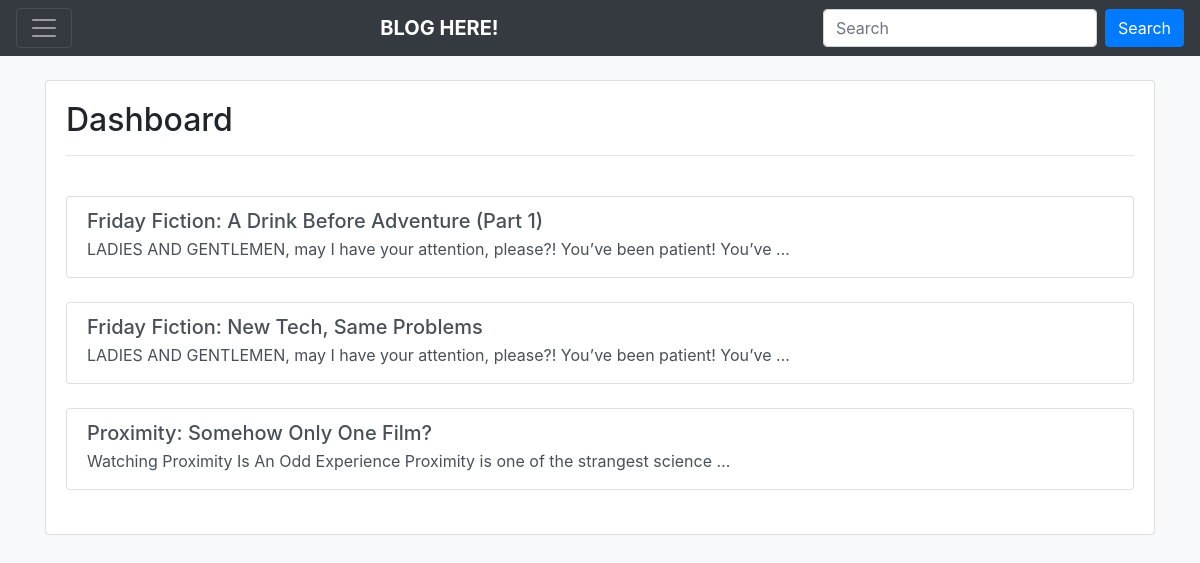
Page /account/dashboard/ (signed in) on the committed database.
### blog/models.py (models this page shows, shortened)
class post(models.Model):
    STATUS_CHOICES = (
        ('draft','Draft'),
        ('published','Published'),
    )
    title = models.CharField(max_length=250)
    slug = models.SlugField(max_length = 250,unique_for_date = 'publish')
    author = models.ForeignKey(User, related_name='blog_posts', on_delete=models.CASCADE)
    body = models.TextField()
    publish = models.DateTimeField(default = timezone.now)
    created  = models.TimeField(auto_now_add=True)
    updated = models.DateField(auto_now=True)
    status = models.CharField(max_length=10,choices=STATUS_CHOICES,default = 'draft')
    tags = TaggableManager()
    class Meta:
        ordering = ('-publish',)
    def update_url(self):
        return reverse("blog:update_post", kwargs={"pk":self.pk})

### account/views.py (the view)
# urls.py: path('dashboard/',dashboard,name='dashboard'),
@login_required
def dashboard(request):
    user = request.user
    allposts = user.blog_posts.all()
    return render(request,'account/dashboard.html',{'posts':allposts})

### templates/account/dashboard.html (shortened to what this page needs)
{% extends "base.html" %}
{% block content %}
<div class="card">
    <div class="card-body">
        <h2>Dashboard</h2>
        <hr>
        <br>
        {% for post in posts %}
        <div class="list-group">
            <a href="{{ post.update_url }}" class="list-group-item list-group-item-action flex-column align-items-start">
                <div class="d-flex w-100 justify-content-between">
                    <h5 class="mb-1">{{ post.title }}</h5>
                </div>
                <p class="mb-1">{{ post.body | truncatewords:13 }}</p>
            </a>
        </div>
        <br>
        {% endfor %}
    </div>
</div>
{% endblock %}

### rows in the picture
post: title "Friday Fiction: A Drink Before Adventure (Part 1)", body "LADIES AND GENTLEMEN, may I have your attention, please?! You’ve been patient! You’ve …"
post: title "Friday Fiction: New Tech, Same Problems", body "LADIES AND GENTLEMEN, may I have your attention, please?! You’ve been patient! You’ve …"
post: title "Proximity: Somehow Only One Film?", body "Watching Proximity Is An Odd Experience Proximity is one of the strangest science …"
